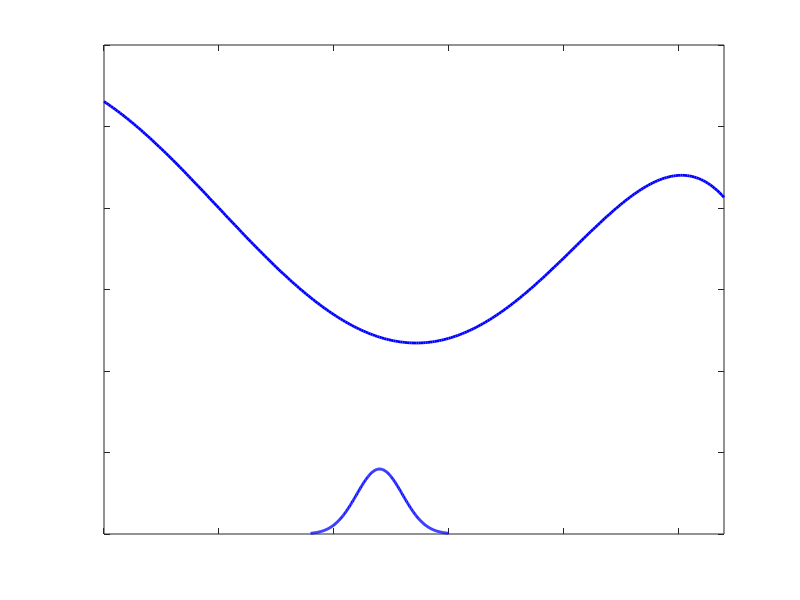

Write the MATLAB code that produced this figure. (Note: this script raises an error after producing the figure.)
clear;

% a simulation for robust nonlinear least-squares
%y = @(x) 2*(exp(x.*x - 0.4) - 1.2*x.*x - .2*x); % function
%H = @(x) 2*(2.*x.*exp(x.*x - 0.4) - 2.4*x - .2); % jacobian
y = @(x) - x.^5 + 8*x.^3 - 15*x + 0; % function
H = @(x) - 5.*x.^4 + 24*x.^2 - 15 + 0; % jacobian
close all

xf = -.5:.01:2.2; % function
yf = feval(y,xf); % function

figure;
plot(xf,yf,'b','linewidth',2); % function
axis([-.5 2.2 -20 10])
set(gca,'XTickLabel',[],'YTickLabel',[]);
hold on;
box on;

% xhat
xhat = 0.70; % estimate
xn = linspace(xhat-.3,xhat+.3,length(xf)); % distribution - x
xnorm = normpdf(xn,xhat,.1);
plot(xn,xnorm-20,'b','linewidth',2);

% xs
xs = xhat;
ys = feval(y,xs);
J = feval(H,xs);
yhat = J*(xhat-xs) + ys;
plot(xhat,yhat,'bO','linewidth',2);
plot([xs xs],[-20 ys],'k--');

% tangent
xl = linspace(xs-.4,xs+.4,10);
yl = J*(xl-xs) + ys;
plot(xl,yl,'r','linewidth',2);

% measurement
yn_o = J*(xn-xhat) + yhat; % distribution - y
ynorm_o = abs(J*xnorm); % distribution - y
plot(ynorm_o/20-.5,yn_o,'r','linewidth',2); % distribution - y
plot([xhat xhat],[-20 yhat],'k--');
plot([-.5 xhat],[yhat yhat],'k--');

%%%%%%%%%%%%%%%%%%%%%%%%%

figure;
plot(xf,yf,'b','linewidth',2); % function
axis([-.5 2.2 -20 10])
set(gca,'XTickLabel',[],'YTickLabel',[]);
hold on;
box on;

% xhat
plot(xn,xnorm-20,'b','linewidth',2);

% linearisation point
xs = 1.15;
ys = feval(y,xs);
J = feval(H,xs);
plot(xs,ys,'bO','linewidth',2);
plot([xs xs],[-20 ys],'k--');

% previous measurement
plot(ynorm_o/20-.5,yn_o,'r--','linewidth',2); % distribution - y

% tangent
xl = linspace(xs-.7,xs+.3,10);
yl = J*(xl-xs) + ys;
plot(xl,yl,'r','linewidth',2);

% measurement
yhat = J*(xhat-xs) + ys;
plot(xhat,yhat,'bO','linewidth',2);
yn_o = J*(xn-xhat) + yhat; % distribution - y
ynorm_o = abs(J*xnorm); % distribution - y
plot(ynorm_o/50-.5,yn_o,'r','linewidth',2); % distribution - y
plot([xhat xhat],[-20 yhat],'k--');
plot([-.5 xhat],[yhat yhat],'k--');


return % old code

xs_1 = xhat; % red linearisation point (Kalman filter)
ys_1 = feval(y,xs_1);
J_1 = feval(H,xs_1);

plot(xs_1,ys_1,'rO','linewidth',2);
plot([xs_1 xs_1],[0 ys_1],'k--');

xs_2 = 0.4; % green linearisation point (robust nonlinear least squares)
ys_2 =  feval(y,xs_2);
J_2 = feval(H,xs_2);

plot(xs_2,ys_2,'gO','linewidth',2);
plot([xs_2 xs_2],[0 ys_2],'k--');

xl = linspace(0,1,10); % tangent lines
yl_1 = J_1*(xl-xs_1) + ys_1;
yl_2 = J_2*(xl-xs_2) + ys_2;

plot(xl,yl_1,'r','linewidth',2)
plot(xl,yl_2,'g','linewidth',2)

yn_1 = J_1*(xn-xs_1) + ys_1; % distribution - y
ynorm_1 = abs(J_1*xnorm);
yn_2 = J_2*(xn-xs_2) + ys_2;
ynorm_2 = abs(J_2*xnorm);

plot(ynorm_1/50,yn_1,'r','linewidth',2); % red distribution
plot(ynorm_2/50,yn_2,'g','linewidth',2); % green distribution

yhat_1 = J_1*(xhat-xs_1) + ys_1;
yhat_2 = J_2*(xhat-xs_2) + ys_2;

plot([0 xhat],[yhat_1 yhat_1],'k--');
plot([0 xhat],[yhat_2 yhat_2],'k--');